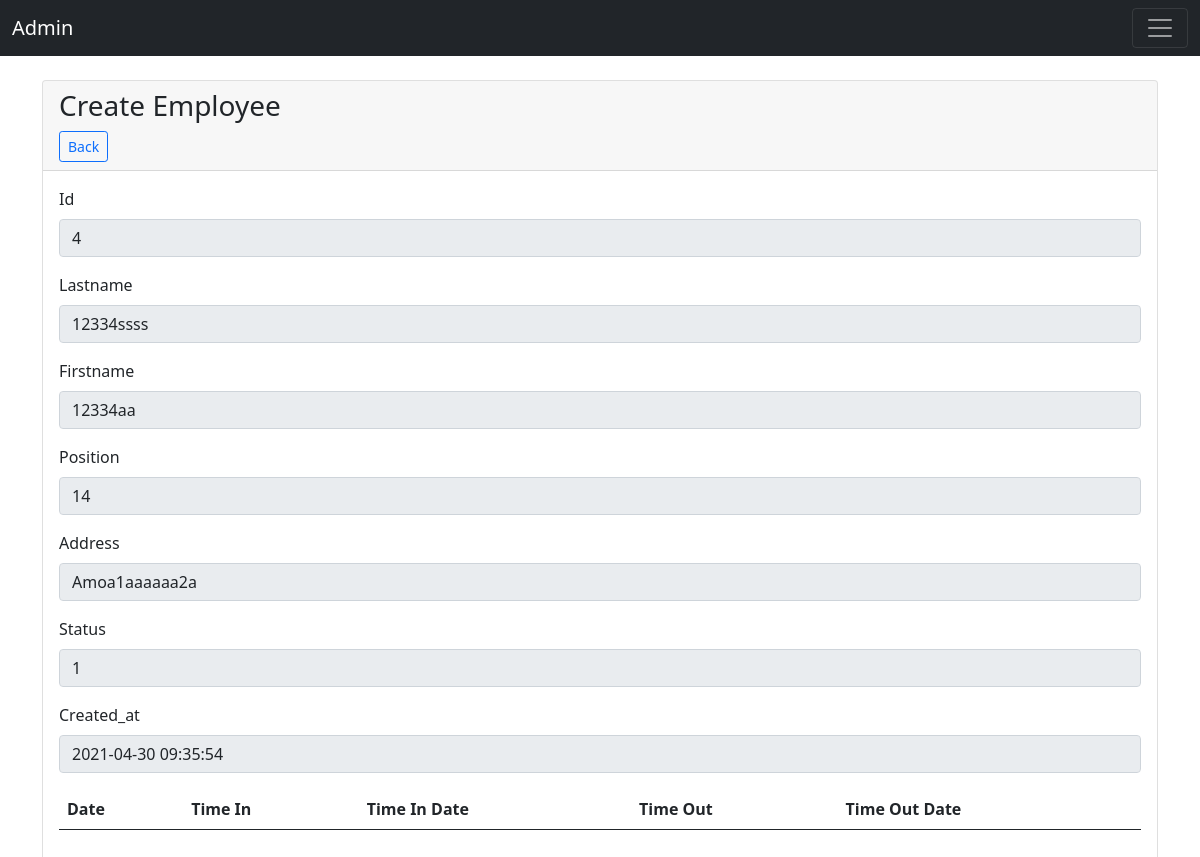
Page /admin/employee_show.php?id=4 on the committed database.
### tables this page shows
CREATE TABLE `employee` (
  `id` int(11) NOT NULL,
  `lastname` varchar(255) NOT NULL,
  `firstname` varchar(255) NOT NULL,
  `position` varchar(255) NOT NULL,
  `address` varchar(255) NOT NULL,
  `status` tinyint(1) NOT NULL DEFAULT '1',
  `created_at` timestamp NOT NULL DEFAULT CURRENT_TIMESTAMP ON UPDATE CURRENT_TIMESTAMP
);

### admin/employee_show.php (the view, shortened to what this page needs)
<?php
    require_once '../db/connect.php';
?>
<!DOCTYPE html>
<html lang='en'>
<head>
    <?php include('header.php') ?>
</head>
<body>
    <?php include('../admin/navbar.php') ?>
    <br>
    <div class='container'>
        <div class='card'>
            <div class='card-header'>
                <h3>Create Employee</h3> <a class="btn btn-sm btn-outline-primary" href="../">Back</a>
            </div>
            <div class='card-body'>
            <?php
                try {
                        if ($_SERVER['REQUEST_METHOD'] == 'GET') {
                            $id=$_GET['id'];
                            $sql = "SELECT * from employee WHERE id=$id ";
                            $employee = $conn->query($sql)->fetch(PDO::FETCH_ASSOC);
                            foreach ($employee as $key=>$data){
                                echo "
                                <div class='mb-3'>
                                    <label for='fname' class='form-label text-capitalize'>$key</label>
                                    <input type='text' value='$data' readonly name='fname' class='form-control' id='fname' />
                                </div>";
                            }
                            echo '<table class="table">
                                    <thead>
                                        <tr>
                                        <th scope="col">Date</th>
                                        <th scope="col">Time In</th>
                                        <th scope="col">Time In Date</th>
                                        <th scope="col">Time Out</th>
                                        <th scope="col">Time Out Date</th>
                                        </tr>
                                    </thead>
                                <tbody>';
                            echo "</tbody>";
                            echo '</table>';
                        }
                    }catch(PDOException $e)
                    {
                        echo $sql . '<br>' . $e->getMessage();
                    }
                ?>
            </div>
        </div>
    </div>
</body>
</html>

### rows in the picture
employee: fname "4", fname "12334ssss", fname "12334aa", fname "14", fname "Amoa1aaaaaa2a", fname "1", fname "2021-04-30 09:35:54"

### other values in the picture
$key "Id"
$key "Lastname"
$key "Firstname"
$key "Position"
$key "Address"
$key "Status"
$key "Created_at"
